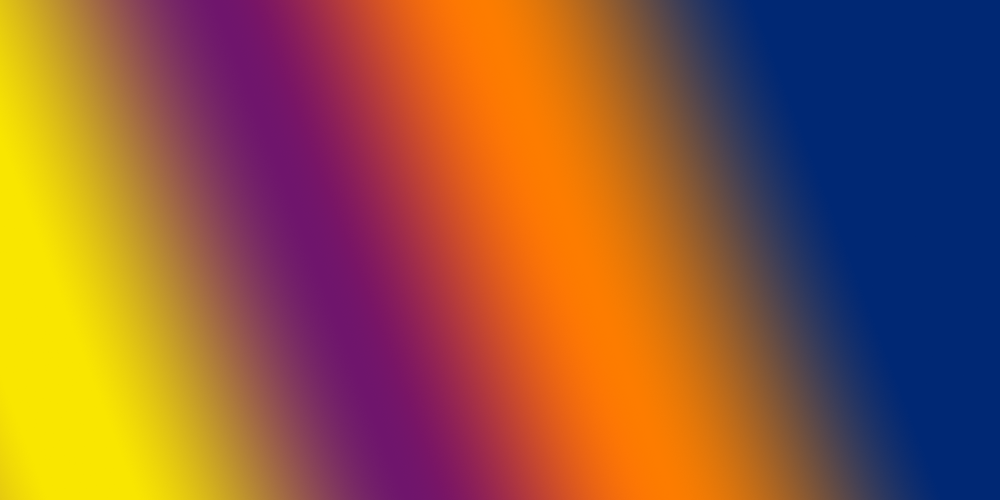
#> input picture 4-курс/обробка-зображень/МВ-ОЗ-Лаб-1/sample.bmp, 1000 x 500 px; the run also reads 3 pictures not shown here
$ python 'код.py'
#> lines starting #> are read from the running program, lines starting #| are printed output that depends on the picture; long printed decimals are rounded
import numpy as np
from PIL import Image
import os
import time

# Шлях до початкового 24-бітного BMP файлу
bmp_path = "sample.bmp"

# Завантаження зображення

original_image = Image.open(bmp_path)
#> original_image is the input picture: PIL image 1000x500 RGB; mean R, G, B 143, 89.7, 62.1

save_folder = "ToSave"

# 1. Збереження у форматі BMP (RLE)
bmp_rle_path = os.path.join(save_folder, "Image_rle.bmp")
start_time = time.time()
original_image.save(bmp_rle_path, format="BMP", compression="RLE")
end_time = time.time()
bmp_rle_size = os.path.getsize(bmp_rle_path)

print(f"1. Збережено зображення у форматі BMP (RLE) в папці ToSave:")
print(
    f"   Час збереження: {end_time - start_time:.4f} сек."
)  # Виводимо 4 знаки після коми
print(f"   Розмір файлу: {bmp_rle_size / 1024:.2f} KB\n")

# 2. Збереження у форматі TIFF (LZW)
tiff_path = os.path.join(save_folder, "Image_lzw.tiff")
start_time = time.time()
original_image.save(tiff_path, format="TIFF", compression="LZW")
end_time = time.time()
tiff_size = os.path.getsize(tiff_path)

print(f"2. Збережено зображення у форматі TIFF (LZW) в папці ToSave:")
print(f"   Час збереження: {end_time - start_time:.4f} сек.")
print(f"   Розмір файлу: {tiff_size / 1024:.2f} KB\n")

# 3. Збереження у форматі JPEG
jpeg_path = os.path.join(save_folder, "Image.jpg")
start_time = time.time()
original_image.save(jpeg_path, format="JPEG", quality=100)
end_time = time.time()
jpeg_size = os.path.getsize(jpeg_path)

print(f"3. Збережено зображення у форматі JPEG в папці ToSave:")
print(f"   Час збереження: {end_time - start_time:.4f} сек.")
print(f"   Розмір файлу: {jpeg_size / 1024:.2f} KB\n")


# 2 пункт
# для jpeg
jpeg_path = "ToSave//Image.jpg"
jpeg_image = Image.open(jpeg_path)

# Перетворюємо зображення у масиви NumPy
original_array = np.array(original_image)
jpeg_array = np.array(jpeg_image)

# 1. Віднімання для всіх кольорів разом
difference_all_colors = (
    original_array - jpeg_array
)  # Віднімаємо значень пікселів оригінального зображення від значень пікселів зображення у форматі JPEG
difference_all_colors_image = Image.fromarray(
    np.uint8(difference_all_colors)
)  # конвертуємо назад в зображення
difference_all_colors_path = save_folder + "/all_colors_difference_jpeg.bmp"
difference_all_colors_image.save(difference_all_colors_path)

# 2. Віднімання для кожного кольору окремо (R, G, B)
difference_R = original_array.copy()
difference_R[:, :, 1:3] = 0  # Обнулити G та B
difference_R = difference_R - jpeg_array

difference_G = original_array.copy()
difference_G[:, :, 0] = 0  # Обнулити R та В
difference_G[:, :, 2] = 0
difference_G = difference_G - jpeg_array

difference_B = original_array.copy()
difference_B[:, :, 0:2] = 0  # Обнулити R та G
difference_B = difference_B - jpeg_array
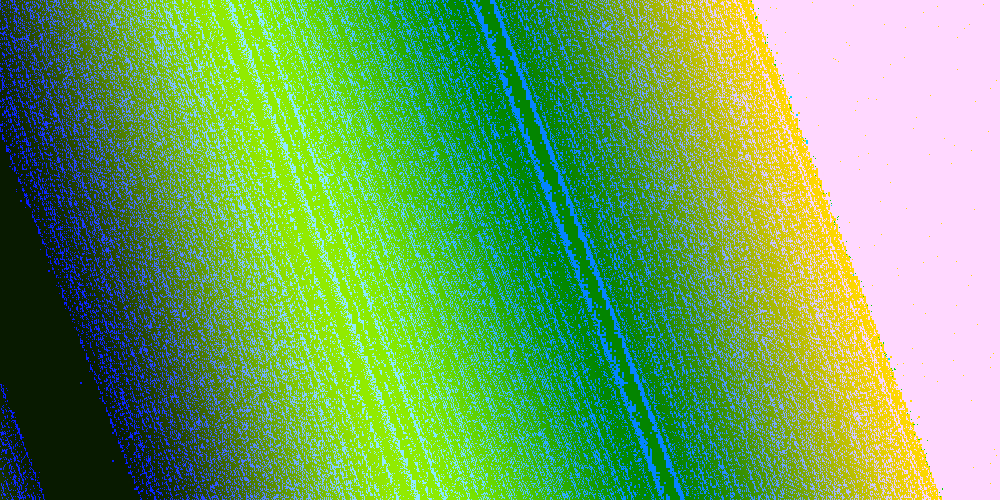
#> difference_B: shape (500, 1000, 3); mean R, G, B 112.8, 166.3, 96.9

# Збереження зображень
difference_R_image = Image.fromarray(np.uint8(difference_R))  # конвертуємо в зображення
difference_R_path = save_folder + "/difference_R_for_jpeg.bmp"
difference_R_image.save(difference_R_path)

difference_G_image = Image.fromarray(np.uint8(difference_G))
difference_G_path = save_folder + "/difference_G_for_jpeg.bmp"
difference_G_image.save(difference_G_path)

difference_B_image = Image.fromarray(np.uint8(difference_B))
difference_B_path = save_folder + "/difference_B_for_jpeg.bmp"
difference_B_image.save(difference_B_path)


# різниці між пікселями оригінального та відтисненого зображення. Якщо значення пікселя дорівнює 0, це означає, що немає втрати для цього пікселя.
def calculate_loss(image_array, compressed_array):
    return np.abs(image_array - compressed_array)


# Загальні втрати
total_loss = calculate_loss(original_array, jpeg_array)
average_total_loss = np.mean(total_loss)
#> average_total_loss = 72.09

# Втрати для кожного кольору окремо
loss_R = calculate_loss(original_array[:, :, 0], jpeg_array[:, :, 0])
#> in calculate_loss (call 2), `return np.abs(image_array - compressed_array)`:
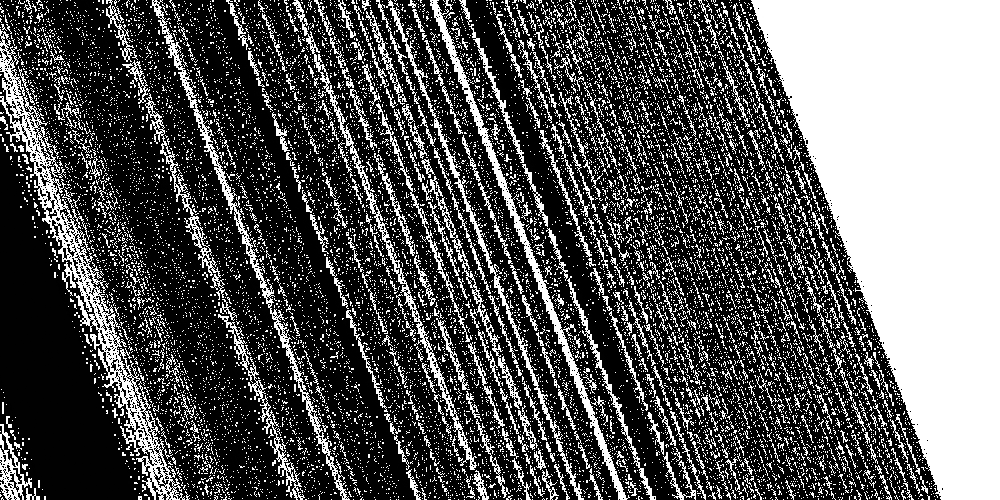
#> returned value: shape (500, 1000); min 0, max 255, mean 88.3
average_loss_R = np.mean(loss_R)
#> average_loss_R = 88.25

loss_G = calculate_loss(original_array[:, :, 1], jpeg_array[:, :, 1])
#> in calculate_loss (call 3), `return np.abs(image_array - compressed_array)`:
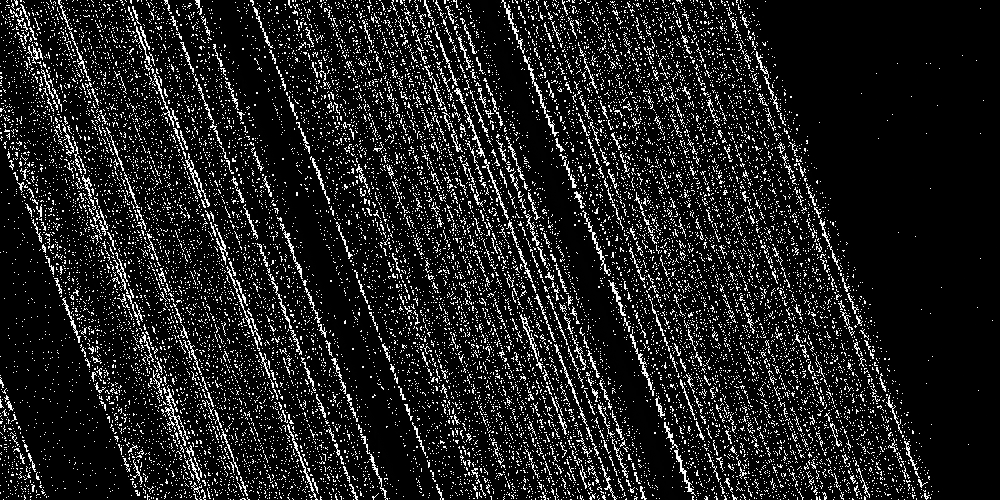
#> returned value: shape (500, 1000); min 0, max 255, mean 31.1
average_loss_G = np.mean(loss_G)
#> average_loss_G = 31.1

loss_B = calculate_loss(original_array[:, :, 2], jpeg_array[:, :, 2])
#> in calculate_loss (call 4), `return np.abs(image_array - compressed_array)`:
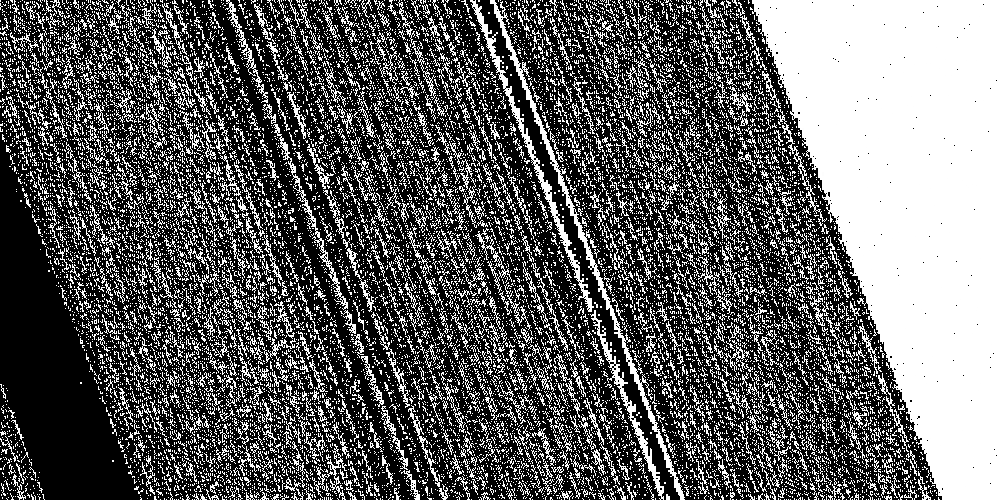
#> returned value: shape (500, 1000); min 0, max 255, mean 96.9
average_loss_B = np.mean(loss_B)
#> average_loss_B = 96.91

print(f"\n\nЗагальні втрати для jpeg: {average_total_loss}")
#| Загальні втрати для jpeg: 72.089
print(f"Втрати для R для jpeg: {average_loss_R}")
#| Втрати для R для jpeg: 88.254
print(f"Втрати втрати для G для jpeg: {average_loss_G}")
#| Втрати втрати для G для jpeg: 31.100
print(f"Втрати втрати для B для jpeg: {average_loss_B}")
#| Втрати втрати для B для jpeg: 96.913


# для bmp
bmp_path = "ToSave//Image_rle.bmp"
bmp_image = Image.open(bmp_path)

# Перетворюємо зображення у масиви NumPy
bmp_array = np.array(bmp_image)

# 1. Віднімання для всіх кольорів разом
difference_all_colors = (
    original_array - bmp_array
)  # Віднімаємо значень пікселів оригінального зображення від значень пікселів зображення у форматі JPEG
#> difference_all_colors: shape (500, 1000, 3); every value is 0
difference_all_colors_image = Image.fromarray(
    np.uint8(difference_all_colors)
)  # конвертуємо назад в зображення
difference_all_colors_path = save_folder + "/all_colors_difference_bmp.bmp"
difference_all_colors_image.save(difference_all_colors_path)

# 2. Віднімання для кожного кольору окремо (R, G, B)
difference_R = original_array.copy()
difference_R[:, :, 1:3] = 0  # Обнулити G та B
difference_R = difference_R - bmp_array
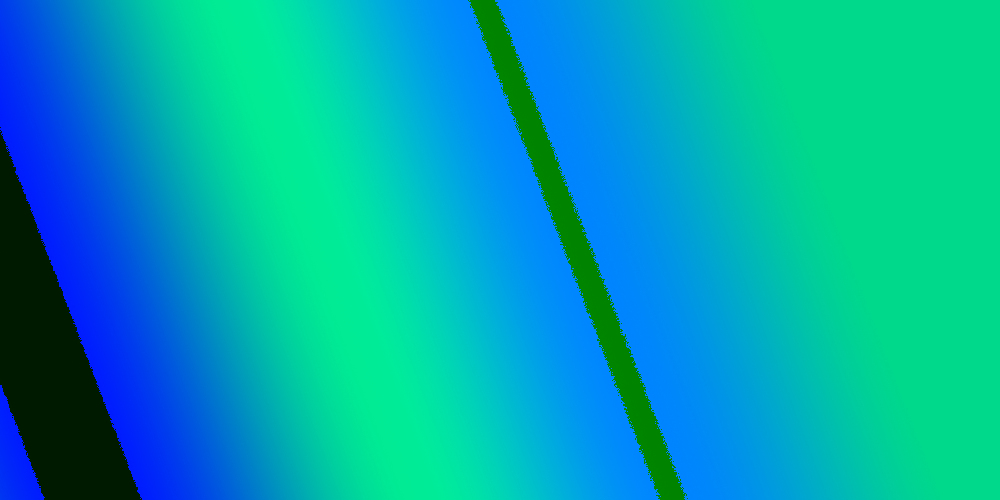
#> difference_R: shape (500, 1000, 3); mean R, G, B 0, 166.3, 174.9

difference_G = original_array.copy()
difference_G[:, :, 0] = 0  # Обнулити R та В
difference_G[:, :, 2] = 0
difference_G = difference_G - bmp_array
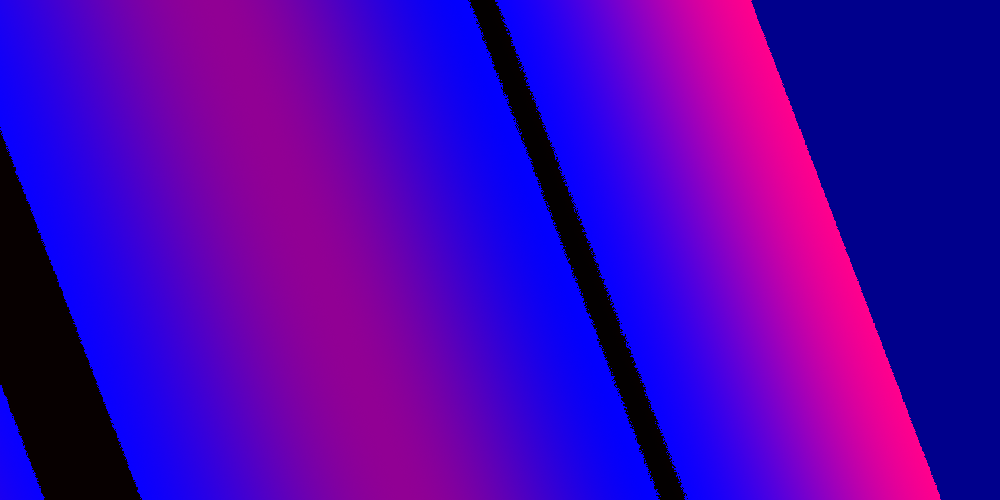
#> difference_G: shape (500, 1000, 3); mean R, G, B 73.6, 0, 174.9

difference_B = original_array.copy()
difference_B[:, :, 0:2] = 0  # Обнулити R та G
difference_B = difference_B - bmp_array
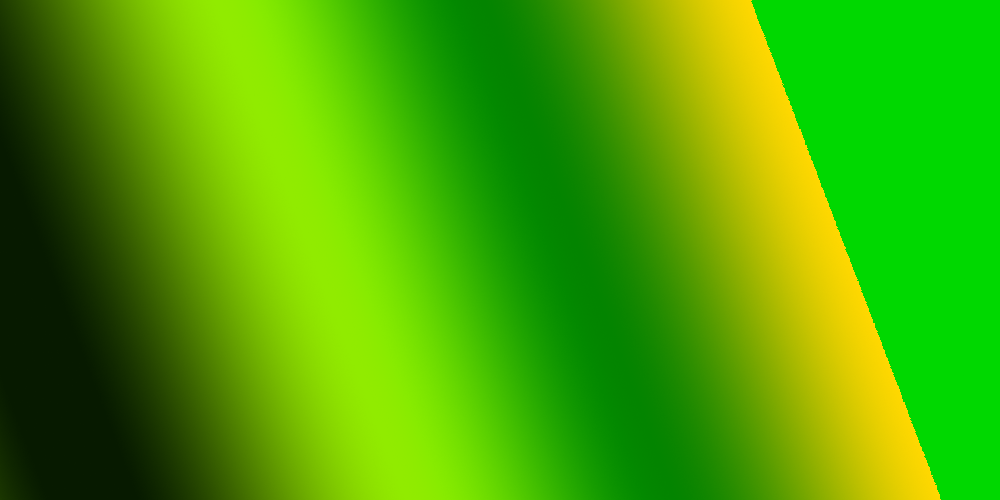
#> difference_B: shape (500, 1000, 3); mean R, G, B 73.6, 166.3, 0

# Збереження зображень
difference_R_image = Image.fromarray(np.uint8(difference_R))  # конвертуємо в зображення
difference_R_path = save_folder + "/difference_R_for_bmp.bmp"
difference_R_image.save(difference_R_path)

difference_G_image = Image.fromarray(np.uint8(difference_G))
difference_G_path = save_folder + "/difference_G_for_bmp.bmp"
difference_G_image.save(difference_G_path)

difference_B_image = Image.fromarray(np.uint8(difference_B))
difference_B_path = save_folder + "/difference_B_for_bmp.bmp"
difference_B_image.save(difference_B_path)


# Загальні втрати
total_loss = calculate_loss(original_array, bmp_array)
average_total_loss = np.mean(total_loss)
#> average_total_loss = 0

# Втрати для кожного кольору окремо
loss_R = calculate_loss(original_array[:, :, 0], bmp_array[:, :, 0])
#> in calculate_loss (call 6), `return np.abs(image_array - compressed_array)`: returned value: shape (500, 1000); every value is 0
average_loss_R = np.mean(loss_R)
#> average_loss_R = 0

loss_G = calculate_loss(original_array[:, :, 1], bmp_array[:, :, 1])
average_loss_G = np.mean(loss_G)
#> average_loss_G = 0

loss_B = calculate_loss(original_array[:, :, 2], bmp_array[:, :, 2])
average_loss_B = np.mean(loss_B)
#> average_loss_B = 0

print(f"\n\nЗагальні втрати для bmp: {average_total_loss}")
#| Загальні втрати для bmp: 0.0
print(f"Втрати для R для bmp: {average_loss_R}")
#| Втрати для R для bmp: 0.0
print(f"Втрати для G для bmp: {average_loss_G}")
#| Втрати для G для bmp: 0.0
print(f"Втрати для B для bmp: {average_loss_B}")
#| Втрати для B для bmp: 0.0


# для tiff
tiff_path = "ToSave//Image_lzw.tiff"
tiff_image = Image.open(tiff_path)

# Перетворюємо зображення у масиви NumPy
tiff_array = np.array(tiff_image)

# 1. Віднімання для всіх кольорів разом
difference_all_colors = (
    original_array - tiff_array
)  # Віднімаємо значень пікселів оригінального зображення від значень пікселів зображення у форматі JPEG
difference_all_colors_image = Image.fromarray(
    np.uint8(difference_all_colors)
)  # конвертуємо назад в зображення
difference_all_colors_path = save_folder + "/all_colors_difference_tiff.bmp"
difference_all_colors_image.save(difference_all_colors_path)

# 2. Віднімання для кожного кольору окремо (R, G, B)
difference_R = original_array.copy()
difference_R[:, :, 1:3] = 0  # Обнулити G та B
difference_R = difference_R - tiff_array

difference_G = original_array.copy()
difference_G[:, :, 0] = 0  # Обнулити R та В
difference_G[:, :, 2] = 0
difference_G = difference_G - tiff_array

difference_B = original_array.copy()
difference_B[:, :, 0:2] = 0  # Обнулити R та G
difference_B = difference_B - tiff_array

# Збереження зображень
difference_R_image = Image.fromarray(np.uint8(difference_R))  # конвертуємо в зображення
difference_R_path = save_folder + "/difference_R_for_tiff.bmp"
difference_R_image.save(difference_R_path)

difference_G_image = Image.fromarray(np.uint8(difference_G))
difference_G_path = save_folder + "/difference_G_for_tiff.bmp"
difference_G_image.save(difference_G_path)

difference_B_image = Image.fromarray(np.uint8(difference_B))
difference_B_path = save_folder + "/difference_B_for_tiff.bmp"
difference_B_image.save(difference_B_path)


# Загальні втрати
total_loss = calculate_loss(original_array, tiff_array)
average_total_loss = np.mean(total_loss)

# Втрати для кожного кольору окремо
loss_R = calculate_loss(original_array[:, :, 0], tiff_array[:, :, 0])
average_loss_R = np.mean(loss_R)

loss_G = calculate_loss(original_array[:, :, 1], tiff_array[:, :, 1])
average_loss_G = np.mean(loss_G)

loss_B = calculate_loss(original_array[:, :, 2], tiff_array[:, :, 2])
average_loss_B = np.mean(loss_B)

print(f"\n\nЗагальні втрати для tiff: {average_total_loss}")
#| Загальні втрати для tiff: 0.0
print(f"Втрати для R для tiff: {average_loss_R}")
#| Втрати для R для tiff: 0.0
print(f"Втрати для G для tiff: {average_loss_G}")
#| Втрати для G для tiff: 0.0
print(f"Втрати для B для tiff: {average_loss_B}")
#| Втрати для B для tiff: 0.0
